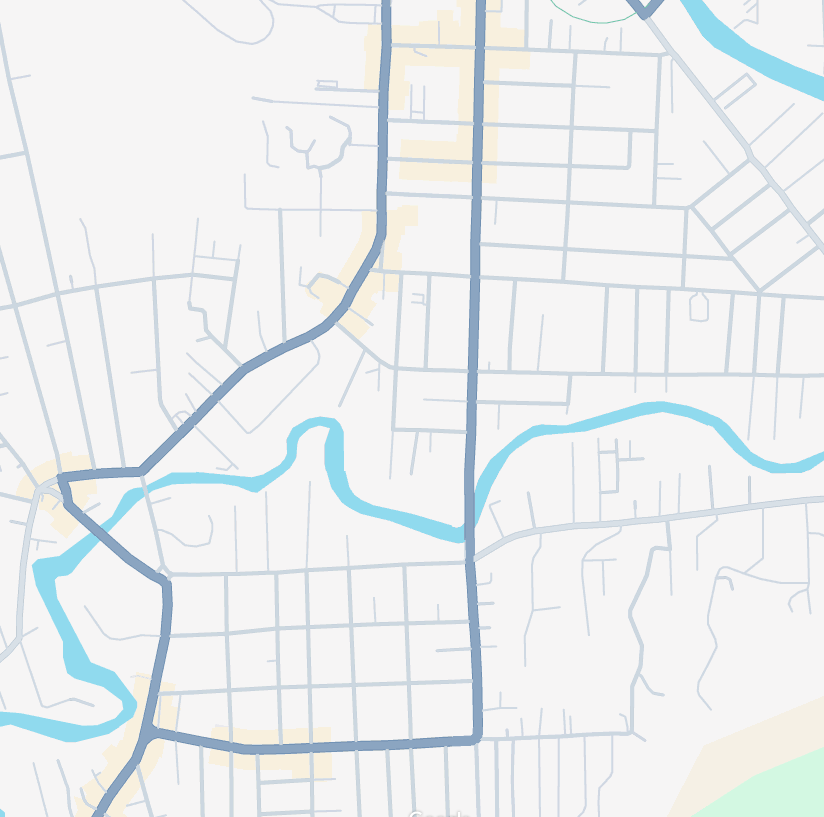
#> input picture src1/imgs/map.png, 824 x 817 px
$ python main.py
#> lines starting #> are read from the running program, lines starting #| are printed output that depends on the picture
### src1/utils/image_processing.py
from pathlib import Path
from typing import List, Tuple

import numpy as np
from PIL import Image, ImageDraw

Cell = Tuple[int, int]            # (row, col) na grade 4×4
TokenGrid = List[List[str]]       # 4×4 com '0','W','X'

# ---------- 1. Carga & corte -------------------------------------------
def load_square(path: Path) -> Image.Image:
    """Abre a imagem e a transforma num quadrado (preenchendo bordas)."""
    img = Image.open(path).convert("RGB")
    w, h = img.size
    if w == h:
        return img
    side = max(w, h)
    sq = Image.new("RGB", (side, side), (255, 255, 255))
    sq.paste(img, ((side-w)//2, (side-h)//2))
    return sq

# ---------- 2. Grid 4×4 -------------------------------------------------
def overlay_grid(img: Image.Image, n: int = 4,
                 color=(0, 0, 0), width=3) -> Image.Image:
    """Desenha a grade e devolve uma cópia."""
    out = img.copy()
    draw = ImageDraw.Draw(out)
    side = out.size[0]
    step = side // n
    for i in range(1, n):
        # linhas horizontais
        draw.line([(0, i*step), (side, i*step)], fill=color, width=width)
        # verticais
        draw.line([(i*step, 0), (i*step, side)], fill=color, width=width)
    return out

# ---------- 3. Tokenização ---------------------------------------------
def _classify_block(arr: np.ndarray) -> str:
    """
    Recebe (H,W,3) uint8 de um bloco e retorna:
    'W' água  |  'X' obstáculo/verde  |  '0' rua livre
    Critérios simples baseado em cor média.
    """
    r, g, b = arr[..., 0].mean(), arr[..., 1].mean(), arr[..., 2].mean()
    # muita componente blue  -> água
    if b > 150 and b > r + 20 and b > g + 20:
        return "W"
    # verdes intensos (floresta/grama) tratamos como obstáculo
    if g > 130 and g > r + 15:
        return "X"
    # caso contrário presumimos via ou área branca -> livre
    return "0"

def tokenize(img: Image.Image, n: int = 4) -> TokenGrid:
    """Devolve matriz n×n de tokens."""
    arr = np.asarray(img)
    side = arr.shape[0]
    step = side // n
    grid = []
    for i in range(n):
        row = []
        for j in range(n):
            block = arr[i*step:(i+1)*step, j*step:(j+1)*step, :]
            row.append(_classify_block(block))
        grid.append(row)
    return grid

# ---------- 4. Utilidades ----------------------------------------------
# [6 lines left out: function cell_center, not called in this run]

### src1/agents/control_agent.py
import random
from typing import List, Tuple

from .delivery_agent import DeliveryAgent
from .gemini_api import summarise_route
from .pathfinding import Cell, Grid

class ControlAgent:
    """Orquestra múltiplos DeliveryAgent (aqui só 2)."""
    def __init__(self, grid: Grid):
        self.grid = grid
        self.agents: List[DeliveryAgent] = []

    # ---------- sorteio origem/destino válidos -------------------------
    def _sample_free(self) -> Cell:
        frees = [(r,c) for r,row in enumerate(self.grid)
                       for c,val in enumerate(row) if val == '0']
        return random.choice(frees)

    def spawn_agents(self, k: int = 2):
        for i in range(k):
            s, g = self._sample_free(), self._sample_free()
            while g == s:
                g = self._sample_free()
            agent = DeliveryAgent(f"van-{i+1}", self.grid, s, g)
            self.agents.append(agent)

    # ---------- relatório Gemini (opcional) ----------------------------
    def report(self):
        for ag in self.agents:
            summarise_route(ag.id, ag.path)

### src1/main.py
"""
Uso:   python -m src.main
Gera 3 arquivos em src/imgs/:
  original.png         (cópia fiel)
  grid_4x4.png         (com grade desenhada)
  routes.png           (grade + rotas dos 2 agentes)
"""
from pathlib import Path
import random

from utils.image_processing import (load_square, overlay_grid,
                                    tokenize, cell_center)
from agents.control_agent import ControlAgent

# ---------- parâmetros ----------------------
IMG_DIR   = Path(__file__).parent / "imgs"
IMG_DIR.mkdir(exist_ok=True)
RAW_IMG   = IMG_DIR / "map.png"          # coloque o PNG aqui
GRID_IMG  = IMG_DIR / "grid_4x4.png"
ROUTE_IMG = IMG_DIR / "routes.png"

def main():
    # 1. carrega e padroniza
    img0 = load_square(RAW_IMG)
#> in load_square, `sq = Image.new("RGB", (side, side), (255, 255, 255))`: sq: PIL image 824x824 RGB; every value is 255
#> in load_square, `sq.paste(img, ((side-w)//2, (side-h)//2))`:
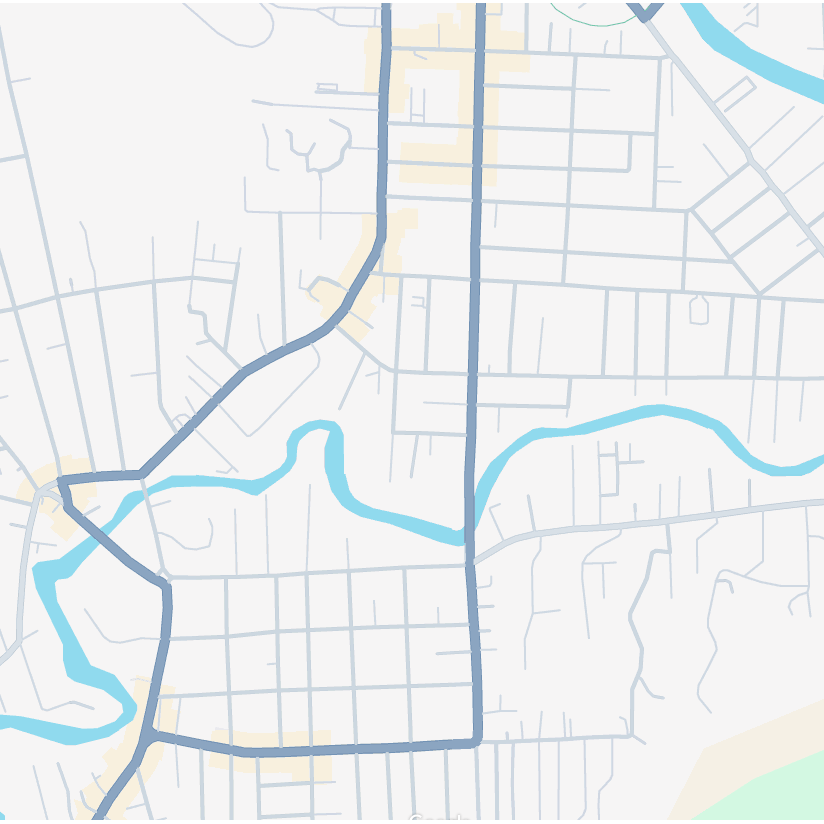
#> sq: PIL image 824x824 RGB; mean R, G, B 235.6, 238.7, 240
    img0.save(IMG_DIR / "original.png")

    # 2. aplica 4×4
    grid_img = overlay_grid(img0, 4)
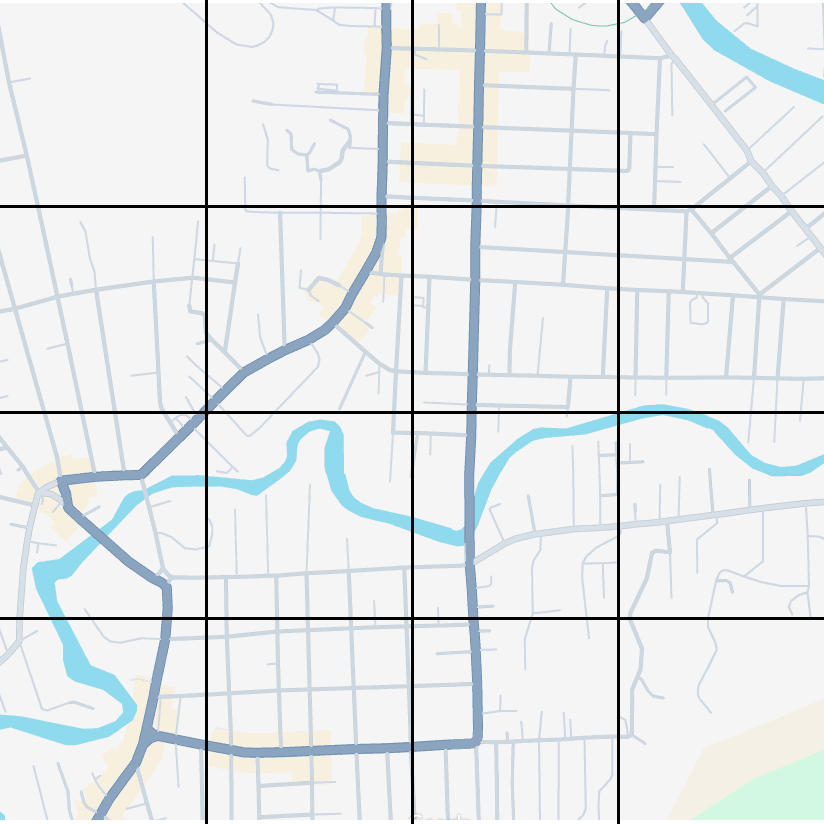
#> grid_img: PIL image 824x824 RGB; mean R, G, B 230.5, 233.5, 234.7
    grid_img.save(GRID_IMG)

    # 3. tokens
    tokens = tokenize(img0, 4)
#> after the loop in tokenize, `for i in range(n):`:
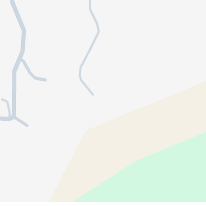
#> block: shape (206, 206, 3); mean R, G, B 240.7, 244, 239.5
#> after the loop in tokenize, `for i in range(n):`: grid = [['0', '0', '0', '0'], ['0', '0', '0', '0'], ['0', '0', '0', '0'], ['0', '0', '0', '0']]
#> tokens has the same summary as grid in tokenize
    for row in tokens:
        print(row)
#> this loop made 4 passes
#| ['0', '0', '0', '0']
#| ['0', '0', '0', '0']
#| ['0', '0', '0', '0']
#| ['0', '0', '0', '0']

    # 4. controla spawns & rotas
    ctrl = ControlAgent(tokens)
#> in __init__, `self.grid = grid`: self.grid has the same summary as grid in tokenize
    random.seed(42)      # determinístico p/ teste
    ctrl.spawn_agents(2)
#> the loop in spawn_agents, `for i in range(k):` made 1 pass
#> s on pass 1: (0, 3)
#> after the loop in spawn_agents, `for i in range(k):`: self.agents = []
#> (the call stopped at in spawn_agents, `agent = DeliveryAgent(f"van-{i+1}", self.grid, s, g)`: agents is not available in this run)

    # 5. desenhar rotas
    route_img = grid_img.copy()
    colors = [(255,0,0), (0,128,255)]
    for ag, col in zip(ctrl.agents, colors):
        route_img = ag.draw(route_img, col)
        print(f"{ag.id}: {ag.start} -> {ag.goal} | len={len(ag.path)}")
#> this loop made 0 passes

    route_img.save(ROUTE_IMG)
    print("Imagens geradas em", IMG_DIR.resolve())

    # 6. (opcional) relatar via Gemini
    ctrl.report()

if __name__ == "__main__":
    main()

$ run again, with src1/imgs/1.png copied over src1/imgs/map.png
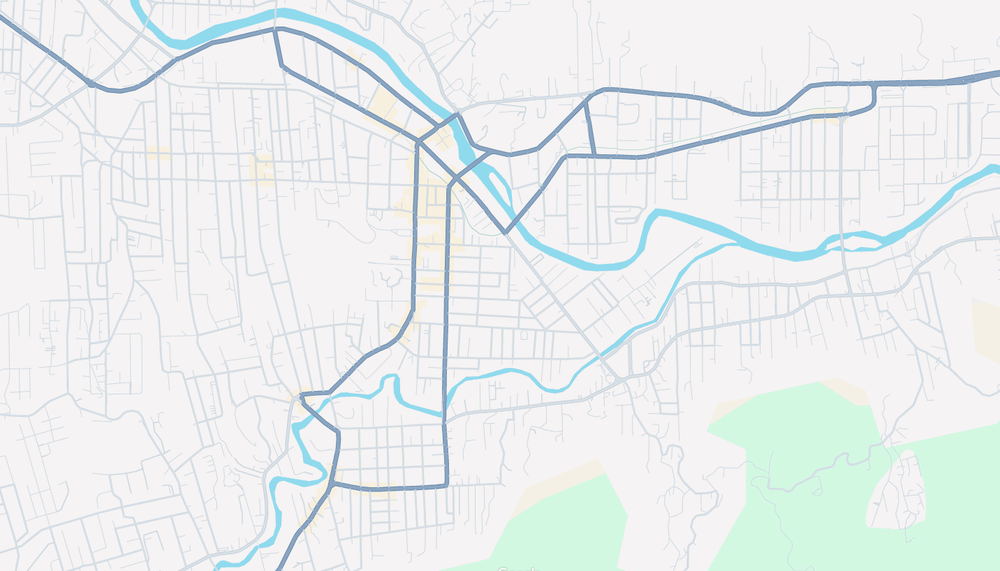
#> input picture src1/imgs/1.png, 1000 x 571 px, shrunk from 1432 x 818 before the run
#> in main, `grid_img = overlay_grid(img0, 4)`:
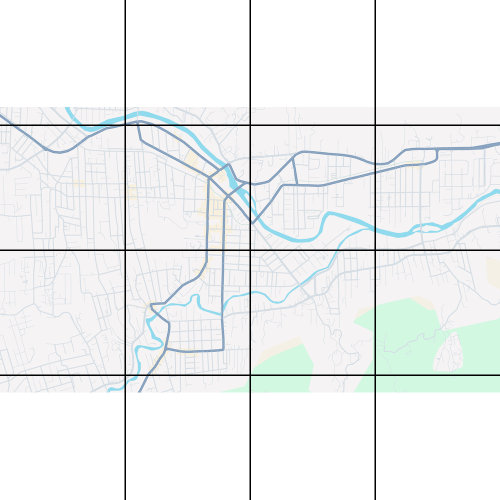
#> grid_img: PIL image 1000x1000 RGB (shown at 1/2 size); mean R, G, B 238.7, 241.2, 241.1
#> after the loop in tokenize, `for i in range(n):`:
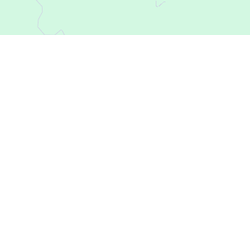
#> block: shape (250, 250, 3); mean R, G, B 248.8, 254, 250.9
#> after the loop in tokenize, `for i in range(n):`: grid = [['0', '0', '0', '0'], ['0', '0', '0', '0'], ['0', '0', '0', 'X'], ['0', '0', '0', '0']]
#> tokens has the same summary as grid in tokenize
#> the loop in main, `for row in tokens:` made 4 passes
#> (printed output is left out)
#> self.grid has the same summary as grid in tokenize
#> the loop in spawn_agents, `for i in range(k):` made 1 pass
#> s on pass 1: (2, 2)
#> after the loop in spawn_agents, `for i in range(k):`: self.agents = []
